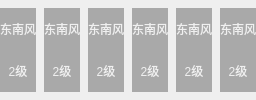
           <widget class="QWidget" name="horizontalWidget_10" native="true">
            <property name="styleSheet">
             <string notr="true">QLabel{
	color: rgb(240, 240, 240);
	background-color: rgba(60, 60, 60, 100);

}</string>
            </property>
            <layout class="QHBoxLayout" name="hl_wind">
             <property name="spacing">
              <number>8</number>
             </property>
             <property name="leftMargin">
              <number>0</number>
             </property>
             <property name="topMargin">
              <number>0</number>
             </property>
             <property name="rightMargin">
              <number>0</number>
             </property>
             <property name="bottomMargin">
              <number>0</number>
             </property>
             <item>
              <widget class="QWidget" name="widget_15" native="true">
               <property name="styleSheet">
                <string notr="true"/>
               </property>
               <layout class="QVBoxLayout" name="verticalLayout_36">
                <property name="spacing">
                 <number>0</number>
                </property>
                <property name="leftMargin">
                 <number>0</number>
                </property>
                <property name="topMargin">
                 <number>8</number>
                </property>
                <property name="rightMargin">
                 <number>0</number>
                </property>
                <property name="bottomMargin">
                 <number>8</number>
                </property>
                <item>
                 <widget class="QLabel" name="ll_wind_name1">
                  <property name="styleSheet">
                   <string notr="true">border-bottom-left-radius: 0px;
border-bottom-right-radius: 0px;</string>
                  </property>
                  <property name="text">
                   <string>东南风</string>
                  </property>
                  <property name="alignment">
                   <set>Qt::AlignCenter</set>
                  </property>
                 </widget>
                </item>
                <item>
                 <widget class="QLabel" name="ll_wind1">
                  <property name="sizePolicy">
                   <sizepolicy hsizetype="Preferred" vsizetype="Preferred">
                    <horstretch>0</horstretch>
                    <verstretch>0</verstretch>
                   </sizepolicy>
                  </property>
                  <property name="styleSheet">
                   <string notr="true">border-top-left-radius: 0px;
border-top-right-radius: 0px;</string>
                  </property>
                  <property name="text">
                   <string>2级</string>
                  </property>
                  <property name="alignment">
                   <set>Qt::AlignCenter</set>
                  </property>
                 </widget>
                </item>
               </layout>
              </widget>
             </item>
             <item>
              <widget class="QWidget" name="widget_14" native="true">
               <property name="styleSheet">
                <string notr="true"/>
               </property>
               <layout class="QVBoxLayout" name="verticalLayout_35">
                <property name="spacing">
                 <number>0</number>
                </property>
                <property name="leftMargin">
                 <number>0</number>
                </property>
                <property name="topMargin">
                 <number>8</number>
                </property>
                <property name="rightMargin">
                 <number>0</number>
                </property>
                <property name="bottomMargin">
                 <number>8</number>
                </property>
                <item>
                 <widget class="QLabel" name="ll_wind_name2">
                  <property name="styleSheet">
                   <string notr="true">border-bottom-left-radius: 0px;
border-bottom-right-radius: 0px;</string>
                  </property>
                  <property name="text">
                   <string>东南风</string>
                  </property>
                  <property name="alignment">
                   <set>Qt::AlignCenter</set>
                  </property>
                 </widget>
                </item>
                <item>
                 <widget class="QLabel" name="ll_wind2">
                  <property name="sizePolicy">
                   <sizepolicy hsizetype="Preferred" vsizetype="Preferred">
                    <horstretch>0</horstretch>
                    <verstretch>0</verstretch>
                   </sizepolicy>
                  </property>
                  <property name="styleSheet">
                   <string notr="true">border-top-left-radius: 0px;
border-top-right-radius: 0px;</string>
                  </property>
                  <property name="text">
                   <string>2级</string>
                  </property>
                  <property name="alignment">
                   <set>Qt::AlignCenter</set>
                  </property>
                 </widget>
                </item>
               </layout>
              </widget>
             </item>
             <item>
              <widget class="QWidget" name="widget_13" native="true">
               <property name="styleSheet">
                <string notr="true"/>
               </property>
               <layout class="QVBoxLayout" name="verticalLayout_34">
                <property name="spacing">
                 <number>0</number>
                </property>
                <property name="leftMargin">
                 <number>0</number>
                </property>
                <property name="topMargin">
                 <number>8</number>
                </property>
                <property name="rightMargin">
                 <number>0</number>
                </property>
                <property name="bottomMargin">
                 <number>8</number>
                </property>
                <item>
                 <widget class="QLabel" name="ll_wind_name3">
                  <property name="styleSheet">
                   <string notr="true">border-bottom-left-radius: 0px;
border-bottom-right-radius: 0px;</string>
                  </property>
                  <property name="text">
                   <string>东南风</string>
                  </property>
                  <property name="alignment">
                   <set>Qt::AlignCenter</set>
                  </property>
                 </widget>
                </item>
                <item>
                 <widget class="QLabel" name="ll_wind3">
                  <property name="sizePolicy">
                   <sizepolicy hsizetype="Preferred" vsizetype="Preferred">
                    <horstretch>0</horstretch>
                    <verstretch>0</verstretch>
                   </sizepolicy>
                  </property>
                  <property name="styleSheet">
                   <string notr="true">border-top-left-radius: 0px;
border-top-right-radius: 0px;</string>
                  </property>
                  <property name="text">
                   <string>2级</string>
                  </property>
                  <property name="alignment">
                   <set>Qt::AlignCenter</set>
                  </property>
                 </widget>
                </item>
               </layout>
              </widget>
             </item>
             <item>
              <widget class="QWidget" name="widget_12" native="true">
               <property name="styleSheet">
                <string notr="true"/>
               </property>
               <layout class="QVBoxLayout" name="verticalLayout_33">
                <property name="spacing">
                 <number>0</number>
                </property>
                <property name="leftMargin">
                 <number>0</number>
                </property>
                <property name="topMargin">
                 <number>8</number>
                </property>
                <property name="rightMargin">
                 <number>0</number>
                </property>
                <property name="bottomMargin">
                 <number>8</number>
                </property>
                <item>
                 <widget class="QLabel" name="ll_wind_name4">
                  <property name="styleSheet">
                   <string notr="true">border-bottom-left-radius: 0px;
border-bottom-right-radius: 0px;</string>
                  </property>
                  <property name="text">
                   <string>东南风</string>
                  </property>
                  <property name="alignment">
                   <set>Qt::AlignCenter</set>
                  </property>
                 </widget>
                </item>
                <item>
                 <widget class="QLabel" name="ll_wind4">
                  <property name="sizePolicy">
                   <sizepolicy hsizetype="Preferred" vsizetype="Preferred">
                    <horstretch>0</horstretch>
                    <verstretch>0</verstretch>
                   </sizepolicy>
                  </property>
                  <property name="styleSheet">
                   <string notr="true">border-top-left-radius: 0px;
border-top-right-radius: 0px;</string>
                  </property>
                  <property name="text">
                   <string>2级</string>
                  </property>
                  <property name="alignment">
                   <set>Qt::AlignCenter</set>
                  </property>
                 </widget>
                </item>
               </layout>
              </widget>
             </item>
             <item>
              <widget class="QWidget" name="widget_11" native="true">
               <property name="styleSheet">
                <string notr="true"/>
               </property>
               <layout class="QVBoxLayout" name="verticalLayout_32">
                <property name="spacing">
                 <number>0</number>
                </property>
                <property name="leftMargin">
                 <number>0</number>
                </property>
                <property name="topMargin">
                 <number>8</number>
                </property>
                <property name="rightMargin">
                 <number>0</number>
                </property>
                <property name="bottomMargin">
                 <number>8</number>
                </property>
                <item>
                 <widget class="QLabel" name="ll_wind_name5">
                  <property name="styleSheet">
                   <string notr="true">border-bottom-left-radius: 0px;
border-bottom-right-radius: 0px;</string>
                  </property>
                  <property name="text">
                   <string>东南风</string>
                  </property>
                  <property name="alignment">
                   <set>Qt::AlignCenter</set>
                  </property>
                 </widget>
                </item>
                <item>
                 <widget class="QLabel" name="ll_wind5">
                  <property name="sizePolicy">
                   <sizepolicy hsizetype="Preferred" vsizetype="Preferred">
                    <horstretch>0</horstretch>
                    <verstretch>0</verstretch>
                   </sizepolicy>
                  </property>
                  <property name="styleSheet">
                   <string notr="true">border-top-left-radius: 0px;
border-top-right-radius: 0px;</string>
                  </property>
                  <property name="text">
                   <string>2级</string>
                  </property>
                  <property name="alignment">
                   <set>Qt::AlignCenter</set>
                  </property>
                 </widget>
                </item>
               </layout>
              </widget>
             </item>
             <item>
              <widget class="QWidget" name="widget_10" native="true">
               <property name="styleSheet">
                <string notr="true"/>
               </property>
               <layout class="QVBoxLayout" name="verticalLayout_31">
                <property name="spacing">
                 <number>0</number>
                </property>
                <property name="leftMargin">
                 <number>0</number>
                </property>
                <property name="topMargin">
                 <number>8</number>
                </property>
                <property name="rightMargin">
                 <number>0</number>
                </property>
                <property name="bottomMargin">
                 <number>8</number>
                </property>
                <item>
                 <widget class="QLabel" name="ll_wind_name6">
                  <property name="styleSheet">
                   <string notr="true">border-bottom-left-radius: 0px;
border-bottom-right-radius: 0px;</string>
                  </property>
                  <property name="text">
                   <string>东南风</string>
                  </property>
                  <property name="alignment">
                   <set>Qt::AlignCenter</set>
                  </property>
                 </widget>
                </item>
                <item>
                 <widget class="QLabel" name="ll_wind6">
                  <property name="sizePolicy">
                   <sizepolicy hsizetype="Preferred" vsizetype="Preferred">
                    <horstretch>0</horstretch>
                    <verstretch>0</verstretch>
                   </sizepolicy>
                  </property>
                  <property name="styleSheet">
                   <string notr="true">border-top-left-radius: 0px;
border-top-right-radius: 0px;</string>
                  </property>
                  <property name="text">
                   <string>2级</string>
                  </property>
                  <property name="alignment">
                   <set>Qt::AlignCenter</set>
                  </property>
                 </widget>
                </item>
               </layout>
              </widget>
             </item>
            </layout>
           </widget>
